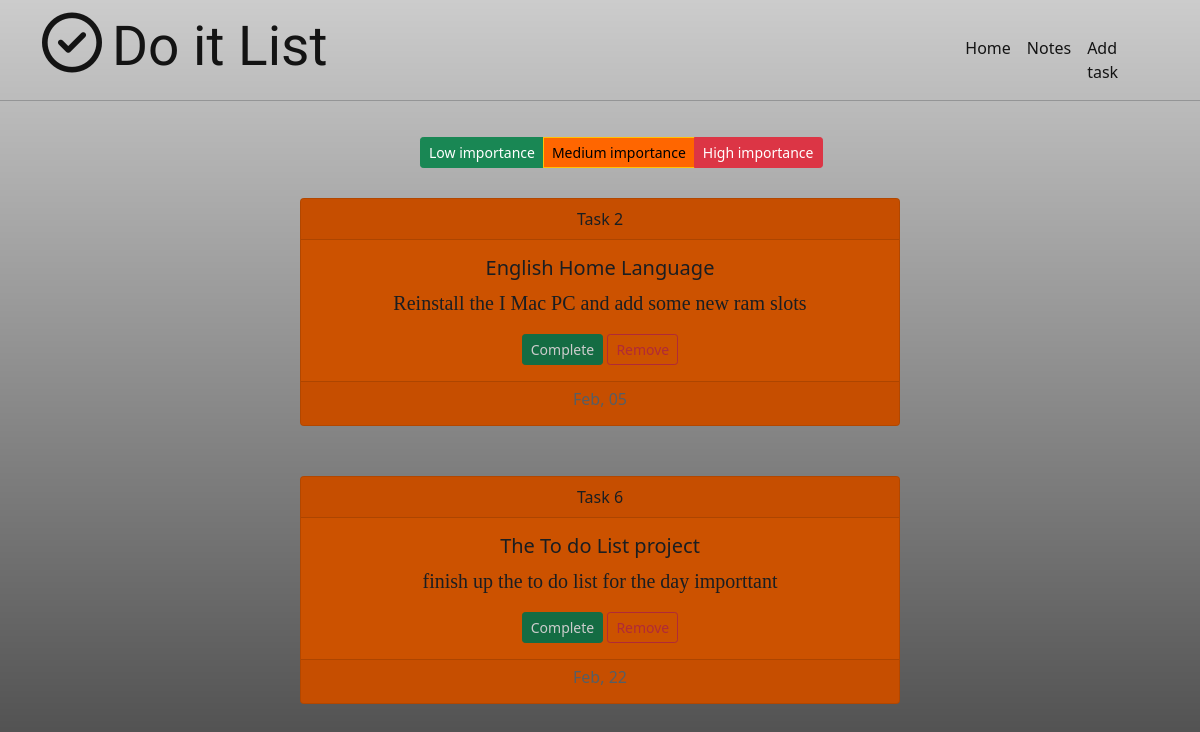
The page /?level=medium on the database its author committed.
### main.py (models this page shows)
class Tasks(db.Model):
    id = db.Column(db.Integer, primary_key=True)
    task_heading = db.Column(db.String)
    task_details = db.Column(db.String)
    task_date = db.Column(db.String)
    task_importance = db.Column(db.String)

### main.py (the view)
@app.route("/", methods=['GET', "POST"])
def home():
    all_tasks = Tasks.query.all()
    if request.args.get("task"):
        task = Tasks.query.filter_by(id=int(request.args.get("task")) + 1).all()
        db.session.delete(task)
        db.session.commit()
        return redirect(url_for('home'))
    if request.args.get("level"):
        if request.args.get("level") == "low":
            all_tasks = Tasks.query.filter_by(task_importance='Low').all()
            print(all_tasks)
            return render_template("index.html", all_tasks=all_tasks)
        elif request.args.get("level") == "medium":
            all_tasks = Tasks.query.filter_by(task_importance='Medium').all()
            return render_template("index.html", all_tasks=all_tasks)
        elif request.args.get("level") == "high":
            all_tasks = Tasks.query.filter_by(task_importance='High').all()
            return render_template("index.html", all_tasks=all_tasks)
    return render_template("index.html", all_tasks=all_tasks)

### templates/index.html (shortened to what this page needs)
<!DOCTYPE html>
<html lang="en">
<head>
    <link rel="stylesheet" href="static/stylesheet.css">
    <link href="https://cdn.jsdelivr.net/npm/bootstrap@5.1.3/dist/css/bootstrap.min.css" rel="stylesheet">
</head>
<body>
    <section>
        <nav class="navbar navbar-light navbar-expand-lg">
  <div class="container">
    <a class="navbar-brand" href="#">
      <i class="far fa-check-circle fa-3x"></i><h4 class="d-inline-block">Do it List</h4>
    </a>
    <div class="collapse navbar-collapse" id="navbarNavAltMarkup">
      <div class="navbar-nav">
        <a class="nav-link active" aria-current="page" href="{{(url_for('.home'))}}">Home</a>
        <a class="nav-link active" href="{{(url_for('notes_tab'))}}">Notes</a>
        <a class="nav-link active" href="{{(url_for('add_task'))}}">Add task</a>
      </div>
    </div>
  </div>
</nav>
        <hr style="
    margin-top: 0px;
">
    </section>
    <section>
        <div class="btn-group btn-group-sm" role="group" aria-label="Basic mixed styles example">
  <a type="button" class="btn btn-success" href="{{url_for('home', level='low')}}">Low importance</a>
  <a type="button" class="btn btn-warning" href="{{url_for('home', level='medium')}}">Medium importance</a>
  <a type="button" class="btn btn-danger" href="{{url_for('home', level='high')}}">High importance</a>
</div>
        {% for task in all_tasks %}
        <div class="to_do_list">
            {% if task.task_importance == "Low"%}
        <div class="card text-center" style="background-color: #C1D343; filter: brightness(0.80);">
            {% elif task.task_importance == "Medium"%}
        <div class="card text-center" style="background-color: #FF6600; filter: brightness(0.80);">
            {% elif task.task_importance == "High"%}
        <div class="card text-center" style="background-color: #FF0000; filter: brightness(0.70);">
            {% else %}
            <div class="card text-center">
            {% endif %}
            <div class="card-header">
    Task {{task.id}}
  </div>
      <div class="card-body">
    <h5 class="card-title">{{task.task_heading}}</h5>
    <p class="card-text">{{task.task_details}}</p>
    <a href="{{(url_for('home', complete=all_tasks.index(task)))}}" class="btn btn-success btn-sm">Complete</a>
      <a href="{{(url_for('remove', id=task.id))}}" type="button" class="btn btn-outline-danger btn-sm">Remove</a>
  </div>
  <div class="card-footer text-muted">
        <h6>{{task.task_date}}</h6>
  </div>
</div>
        </div>
    {% endfor %}
    </section>
    <section>
        <div id="notes">
            <h1 class="notes_heading"></h1>
        </div>
    </section>
</body>
</html>

### static/stylesheet.css (style rules this page uses)
h4 { font-family: 'Cookie', cursive; font-size: 55px !important; padding-left: 10px; }
.card-text { font-size: 20px; }
#navbarNavAltMarkup { padding-left: 55%; padding-top: 20px; }
a { font-size: 16px; }
.to_do_list { padding-top: 30px; padding-bottom: 20px; margin: auto; width: 50%; }
body { background-image: linear-gradient(rgba(0, 0, 0, 0.2), rgba(0, 0, 0, 0.7)),url("https://www.nicepng.com/png/detail/51-510804_colorful-backgrounds-png-colorful-background-design-png.png") }
.notes_heading { text-align: center; padding-top: 40px; font-size: 90px; font-family: 'Sedgwick Ave', cursive; color: Black; }
.btn-warning { background-color: #FF6600 !important; }
.btn-group { padding-left: 35%; padding-top: 20px; }
p { font-size: 3rem; font-weight: normal; font-family: "Reenie Beanie" }

### rows shown on the page
Tasks: id "2", task_heading "English Home Language", task_details "Reinstall the I Mac PC and add some new ram slots"
Tasks: id "6", task_heading "The To do List project", task_details "finish up the to do list for the day importtant"
